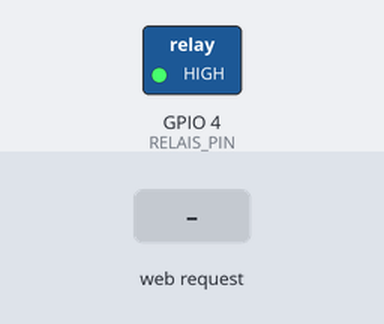
The sketch below on a simulated ESP8266 (Wemos D1 mini). On the bench: switched loads named in the sketch (green lamp = pin HIGH). Inputs (shaded band) come from the test bench. WiFi joins after 1.5 s; servers stay silent unless stated; what the sketch prints to the serial monitor is not drawn.

Above: at 2.7 s.
2.8 s: HTTP request GET /?shift received
At 3.1 s:
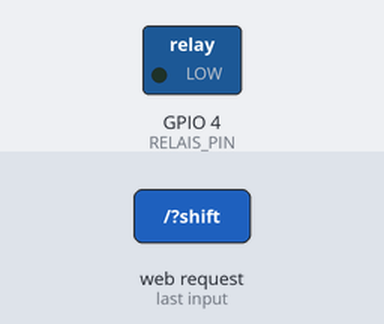
5.3 s: HTTP request GET /rawCmd received
6.8 s: HTTP request GET /shift received
Timing chart, 0 to 9.8 s (numbered marks = the images above; inputs shaded):
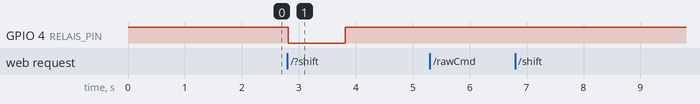

The sketch:

d1_mini_garagentor_controller.ino
```cpp
#include <ESP8266WiFi.h>

/* ******************************** */
/*   CONFIGURATION START            */
/* ******************************** */

/* USED PINS */
#define RELAIS_PIN    4   // D2  Relais

/* WLAN SETTINGS */
const char* WIFI_SSID = "YOUR_WLAN_SSID";
const char* WIFI_PASSWORD = "YOUR_WLAN_PASSWORD";

IPAddress ip(192, 168, 1, 31);
IPAddress gateway(192, 168, 1, 1);
IPAddress subnet(255, 255, 255, 0);

/* ******************************** */
/*   CONFIGURATION END              */
/* ******************************** */

String sGetstart = "GET ";
WiFiServer server(80);
WiFiClient client;

/**
 * default initialization
 */
void setup() {
  pinMode(RELAIS_PIN, OUTPUT);
  digitalWrite(RELAIS_PIN, HIGH);

  Serial.begin(9600);
  delay(1);

  WiFi.mode(WIFI_STA);
  WiFiStart();
}


/**
 * Main-Loop
 */
void loop() {
  if (WiFi.status() != WL_CONNECTED) {
    Serial.println("WiFi restart");
    WiFiStart();
  }

  if (waitForClient()) {
    String request = client.readStringUntil('\r');
    client.flush();

    if (request != "") {
      Serial.print("Request: ");
      Serial.println(request);

      if(validateUrl(getUrlPath(request))) {
        showWebsite(handleWebRequest(getUrlParams(request)));
      }
    }

    client.stop();
  }
  delay(1);
}


/**
 * Shift relais for 1 second
 */
void shiftRelais(){
  digitalWrite(RELAIS_PIN, LOW);
  delay(1000);
  digitalWrite(RELAIS_PIN, HIGH);
}

/**
 * handle single url-parameter
 */
boolean handleUrlParameter(String paramString){
  int splitIndex = paramString.indexOf("=");
  String pName = paramString.substring(0,splitIndex);
  String pValue = paramString.substring(splitIndex+1);

  Serial.print(pName);
  Serial.print(" = ");
  Serial.println(pValue);

  if(pName=="shift"){
    Serial.println("Schalte-Relais");
    shiftRelais();
    return true;
  }
  return false;
}

/**
 * split url and handle the parameter
 */
boolean handleWebRequest(String request){
  int startIndex = request.indexOf("?")>=0?request.indexOf("?")+1:(request.indexOf("/")>=0?request.indexOf("/")+1:0);
  boolean handled = false;

  int i = 0;
  while(startIndex>=0 && request.length()>0){ // && request.indexOf("=")>=0
    request = request.substring(startIndex);
    int endIndex = request.indexOf("&")>=0?request.indexOf("&"):(request.indexOf(" ")>=0?request.indexOf(" "):request.length());
    String splitString = request.substring(0, endIndex);
    Serial.println(splitString);

    if(handleUrlParameter(splitString)){
      handled = true;
    }

    startIndex = request.indexOf("&")>=0?request.indexOf("&")+1:-1;
    i++;
  }
  return handled;
}

/**
 * get Paramss from Request-URL
 */
String getUrlParams(String request){
  String sParam = "";

  int iStart, iEndSpace, iEndQuest;
  iStart = request.indexOf(sGetstart);
  if (iStart >= 0) {
    iStart += +sGetstart.length();
    iEndSpace = request.indexOf(" ", iStart);
    iEndQuest = request.indexOf("?", iStart);

    if (iEndSpace > 0) {
      if (iEndQuest > 0) {
        sParam = request.substring(iEndQuest, iEndSpace);
      }
    }
  }
  return sParam;
}

/**
 * get Path from Request-URL
 */
String getUrlPath(String request){
  String sPath = "";
  int iStart, iEndSpace, iEndQuest;
  iStart = request.indexOf(sGetstart);

  if (iStart >= 0) {
    iStart += +sGetstart.length();
    iEndSpace = request.indexOf(" ", iStart);
    iEndQuest = request.indexOf("?", iStart);

    if (iEndSpace > 0) {
      sPath = request.substring(iStart, iEndQuest>0?iEndQuest:iEndSpace);
    }
  }
  return sPath;
}


/**
 * Wait for Webclient connection
 */
boolean waitForClient() {
  client = server.available();
  if (!client) {
    return false;
  }

  Serial.println("new client");
  unsigned long timeout = millis() + 250;
  while (!client.available() && (millis() < timeout) ) {
    delay(1);
  }

  if (millis() > timeout) {
    Serial.println("client timed out!");
    return false;
  }

  return true;
}

/**
 * Check for valid URL
 * else show 404 error page
 */
boolean validateUrl(String urlPath){
  if (urlPath != "/" && urlPath != "/rawCmd") {
    String httpResponse, httpHeader;
    httpResponse = "<html><head><title>404 Not Found</title></head><body><h1>Requested URL  not found.</h1>";
    httpResponse += "Dieses Gerät unterstützt keine Unterseiten in der URL. <br/>";
    httpResponse += "Zum schalten des Relais muss der Parameter 'shift' in der URL angegeben sein.<br/><br/>";
    httpResponse += "<b>Beispiel:</b><br/>http://";
    httpResponse += ip[0];
    httpResponse += ".";
    httpResponse += ip[1];
    httpResponse += ".";
    httpResponse += ip[2];
    httpResponse += ".";
    httpResponse += ip[3];
    httpResponse += "/?shift";

    httpResponse += "</body></html>";

    httpHeader  = "HTTP/1.1 404 Not found\r\n";
    httpHeader += "Content-Length: ";
    httpHeader += httpResponse.length();
    httpHeader += "\r\n";
    httpHeader += "Content-Type: text/html\r\n";
    httpHeader += "Connection: close\r\n";
    httpHeader += "\r\n";

    client.print(httpHeader);
    client.print(httpResponse);

    return false;
  }

  return true;
}

/**
 * Show default website
 */
void showWebsite(boolean handledParameter){
  String httpResponse, httpHeader;

  httpResponse  = "<html><head><title>Demo f&uumlr ESP8266 Steuerung</title></head><body>";
  httpResponse += "<font color=\"#ffffff\"><body bgcolor=\"#000000\">";
  httpResponse += "<meta name=\"viewport\" content=\"width=device-width, initial-scale=1.0, user-scalable=yes\">";
  httpResponse += "<h1>SmartHome yourself - Garagentor-Controller</h1><br/><br/>";
  if(handledParameter){
    httpResponse += "Der Schaltbefehl wurde ausgef&uuml;hrt.";
  } else {
    httpResponse += "Zum schalten des Relais muss der Parameter 'shift' in der URL angegeben sein.<br/><br/>";
    httpResponse += "<b>Beispiel:</b><br/>http://";
    httpResponse += ip[0];
    httpResponse += ".";
    httpResponse += ip[1];
    httpResponse += ".";
    httpResponse += ip[2];
    httpResponse += ".";
    httpResponse += ip[3];
    httpResponse += "/?shift";
  }
  httpResponse += "</body></html>";

  httpHeader  = "HTTP/1.1 200 OK\r\n";
  httpHeader += "Content-Length: ";
  httpHeader += httpResponse.length();
  httpHeader += "\r\n";
  httpHeader += "Content-Type: text/html\r\n";
  httpHeader += "Connection: close\r\n";
  httpHeader += "\r\n";

  client.print(httpHeader);
  client.print(httpResponse);
}

/**
 * Initialize WiFi
 */
void WiFiStart() {
  Serial.println();
  Serial.print("Connecting to ");
  Serial.println(WIFI_SSID);

  WiFi.mode(WIFI_STA);
  WiFi.config(ip, gateway, subnet);
  WiFi.begin(WIFI_SSID, WIFI_PASSWORD);

  while (WiFi.status() != WL_CONNECTED) {
    delay(500);
    Serial.print(".");
  }
  Serial.println("");
  Serial.println("WiFi connected");

  server.begin();

  Serial.println(WiFi.localIP());
}
```

Measured:
- after the input at 2.8 s, GPIO 4 (RELAIS_PIN): HIGH → LOW at once, → HIGH 1.0 s later
- after the input at 5.3 s, every drawn part: stays the same
- after the input at 6.8 s, every drawn part: stays the same
